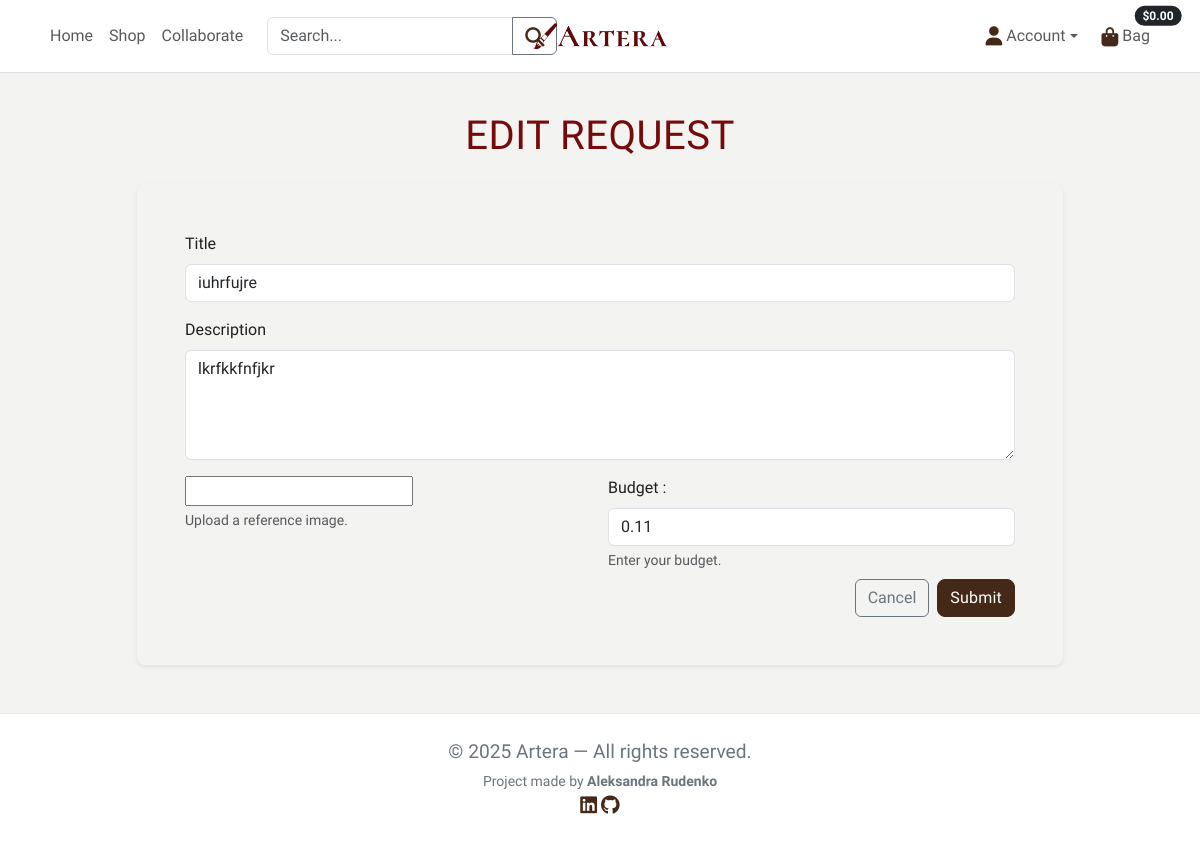
/services/requests/6/edit/ (signed in), run on the app's committed database.
### services/models.py (models this page shows)
class ArtworkRequest(models.Model):
    STATUS = [
        ("in_review","In review"),
        ("accepted","Accepted"),
        ("rejected","Rejected"),
    ]
    user = models.ForeignKey(settings.AUTH_USER_MODEL, on_delete=models.CASCADE, related_name="service_requests")
    title = models.CharField(max_length=120)
    description = models.TextField(blank=True)
    ref_image = CloudinaryField('image', folder='requests', blank=True)
    budget_cents = models.DecimalField(max_digits=10, decimal_places=2, null=True, blank=True)
    status = models.CharField(max_length=20, choices=STATUS, default="in_review")
    created_at = models.DateTimeField(auto_now_add=True)

### services/views.py (the view)
# urls.py: path("requests/<int:pk>/edit/", views.request_edit, name="request_edit"),
@login_required
def request_edit(request, pk):
    req = get_object_or_404(ArtworkRequest, pk=pk, user=request.user)
    if request.method == "POST":
        form = ArtworkRequestForm(request.POST, request.FILES, instance=req)
        if form.is_valid():
            form.save()
            messages.success(request, "Request updated.")
            return redirect("request_detail", pk=req.pk)
        messages.error(request, "Please fix the errors below.")
    else:
        form = ArtworkRequestForm(instance=req)
    return render(request, "services/request_form.html", {
        "form": form,
        "is_edit": True,
        "request_obj": req,
    })

### services/forms.py
class ArtworkRequestForm(forms.ModelForm):
    class Meta:
        model = ArtworkRequest
        fields = ["title", "description", "ref_image", "budget_cents"]
        widgets = {
            "title": forms.TextInput(attrs={"class": "form-control"}),
            "description": forms.Textarea(attrs={"class": "form-control", "rows": 4}),
            "budget_cents": forms.NumberInput(attrs={"class": "form-control", "min": 0}),
        }

### bag/contexts.py (called while the page is built, shortened)
def bag_contents(request):
    bag_items = []
    total = Decimal("0")
    product_count = 0
    bag = request.session.get('bag', {})
    if total < getattr(settings, 'FREE_DELIVERY_THRESHOLD', 0):
        delivery = total * Decimal(getattr(settings, 'STANDARD_DELIVERY_PERCENTAGE', 0) / 100)
        free_delivery_delta = getattr(settings, 'FREE_DELIVERY_THRESHOLD', 0) - total
    else:
        delivery = 0
        free_delivery_delta = 0
    grand_total = delivery + total
    context = {
        'bag_items': bag_items,
        'total': total,
        'product_count': product_count,
        'delivery': delivery,
        'free_delivery_delta': free_delivery_delta,
        'free_delivery_threshold': getattr(settings, 'FREE_DELIVERY_THRESHOLD', 0),
        'grand_total': grand_total,
    }
    return context

### services/templates/services/request_form.html (shortened to what this page needs)
{% extends "base.html" %}
{% block content %}
<div class="container py-5">
    <h1 class="mb-4 text-center">{% if is_edit %}Edit Request{% else %}Make a Request{% endif %}</h1>
    <div class="row justify-content-center">
        <div class="col-12 col-lg-10">
            <div class="services-card border-0 shadow-sm rounded-3">
                <div class="card-body p-4 p-md-5">
                    <form method="post" enctype="multipart/form-data" class="row g-3">
                        <div class="col-12">
                            <label class="form-label">{{ form.title.label }}</label>
                            {{ form.title }}
                        </div>
                        <div class="col-12">
                            <label class="form-label">{{ form.description.label }}</label>
                            {{ form.description }}
                        </div>
                        {% if is_edit and request_obj.ref_image %}
                        <div class="rounded">
                            <img src="{{ request_obj.ref_image.url }}" class="current-image" alt="Current Image">
                        </div>
                        {% else %}
                        <div class="col-md-6">
                            {{ form.ref_image }}
                            <div class="form-text">Upload a reference image.</div>
                        </div>
                        {% endif %}
                        <div class="col-md-6">
                            <label class="form-label">Budget :</label>
                            {{ form.budget_cents }}
                            <div class="form-text">Enter your budget.</div>
                        </div>
                        <div class="col-12 d-flex justify-content-end gap-2 mt-2">
                            <a href="{% url 'all_artworks' %}" class="btn btn-outline-secondary">Cancel</a>
                            <button class="btn btn-dark" type="submit">Submit</button>
                        </div>
                    </form>
                </div>
            </div>
        </div>
    </div>
</div>
{% endblock %}

### static/css/base.css (style rules this page uses)
:root { --primary-font: "Cardo", serif; --primary-color: #442818; --secondary-color: #760909; --accent-1: #C2D2C2; --accent-1-dark: #2D4739; --bg-color: #F3F3F2; --surface: #FFFFFF; --ink: #1f1f1f; --muted: #6c757d; --border: rgba(0, 0, 0, .08); --shadow-sm: 0 6px 18px rgba(0, 0, 0, .08); --shadow-md: 0 10px 24px rgba(0, 0, 0, .1); --radius: 12px; }
body { font-family: var(--primary-font); background: var(--bg-color); color: var(--ink); display: flex; flex-direction: column; min-height: 100vh; }
h1, h2 { font-family: var(--primary-font); color: var(--secondary-color); letter-spacing: 0.5px; text-transform: uppercase; }
.services-card { height: auto; display: block; }
.btn { max-width: 300px; }
.btn-dark { background: var(--primary-color); border-color: var(--primary-color); color: #fff; border-radius: 8px; letter-spacing: 0.2px; }
a { color: var(--primary-color); text-decoration: none; }

### data on the page
ArtworkRequest: title "iuhrfujre", description "lkrfkkfnfjkr", budget_cents "0.11"
